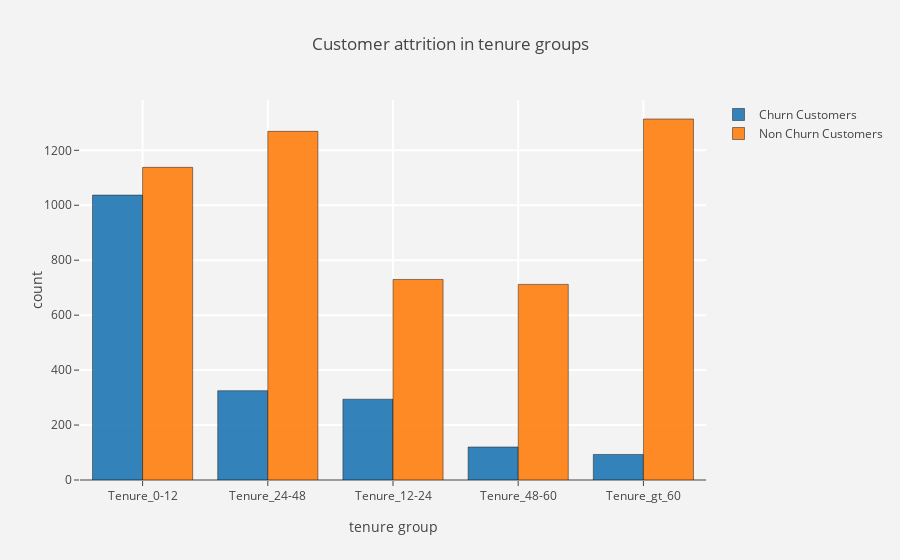

Notebook code for this chart:
### Code cell
#cusomer attrition in tenure groups
tg_ch  =  churn["tenure_group"].value_counts().reset_index()
tg_ch.columns  = ["tenure_group","count"]
tg_nch =  not_churn["tenure_group"].value_counts().reset_index()
tg_nch.columns = ["tenure_group","count"]

#bar - churn
trace1 = go.Bar(x = tg_ch["tenure_group"]  , y = tg_ch["count"],
                name = "Churn Customers",
                marker = dict(line = dict(width = .5,color = "black")),
                opacity = .9)

#bar - not churn
trace2 = go.Bar(x = tg_nch["tenure_group"] , y = tg_nch["count"],
                name = "Non Churn Customers",
                marker = dict(line = dict(width = .5,color = "black")),
                opacity = .9)

layout = go.Layout(dict(title = "Customer attrition in tenure groups",
                        plot_bgcolor  = "rgb(243,243,243)",
                        paper_bgcolor = "rgb(243,243,243)",
                        xaxis = dict(gridcolor = 'rgb(255, 255, 255)',title = "tenure group",
                                     zerolinewidth=1,ticklen=5,gridwidth=2),
                        yaxis = dict(gridcolor = 'rgb(255, 255, 255)',title = "count",
                                     zerolinewidth=1,ticklen=5,gridwidth=2),
                       )
                  )
data = [trace1,trace2]
fig  = go.Figure(data=data,layout=layout)
py.iplot(fig)

### Figure 1 — Plotly figure (JSON) as saved in the notebook; plotly's stock layout.template omitted (floating-point values rounded to 4 significant figures)
{"data": [{"marker": {"line": {"color": "black", "width": 0.5}}, "name": "Churn Customers", "opacity": 0.9, "type": "bar", "uid": "2f5effae-c79e-11e8-9351-adb8be6afa22", "x": ["Tenure_0-12", "Tenure_24-48", "Tenure_12-24", "Tenure_48-60", "Tenure_gt_60"], "y": [1037, 325, 294, 120, 93]}, {"marker": {"line": {"color": "black", "width": 0.5}}, "name": "Non Churn Customers", "opacity": 0.9, "type": "bar", "uid": "2f5f0530-c79e-11e8-9351-adb8be6afa22", "x": ["Tenure_gt_60", "Tenure_24-48", "Tenure_0-12", "Tenure_12-24", "Tenure_48-60"], "y": [1314, 1269, 1138, 730, 712]}], "layout": {"paper_bgcolor": "rgb(243,243,243)", "plot_bgcolor": "rgb(243,243,243)", "title": "Customer attrition in tenure groups", "xaxis": {"gridcolor": "rgb(255, 255, 255)", "gridwidth": 2, "ticklen": 5, "title": "tenure group", "zerolinewidth": 1}, "yaxis": {"gridcolor": "rgb(255, 255, 255)", "gridwidth": 2, "ticklen": 5, "title": "count", "zerolinewidth": 1}}}
